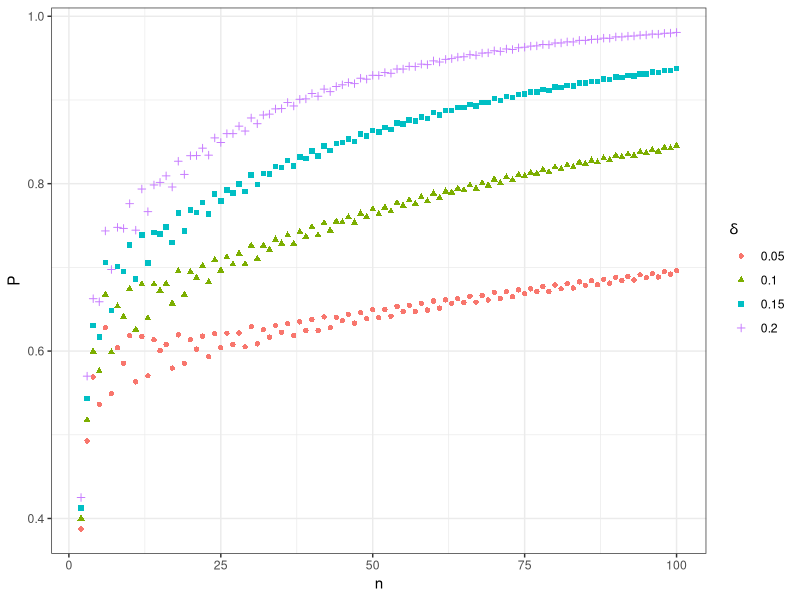
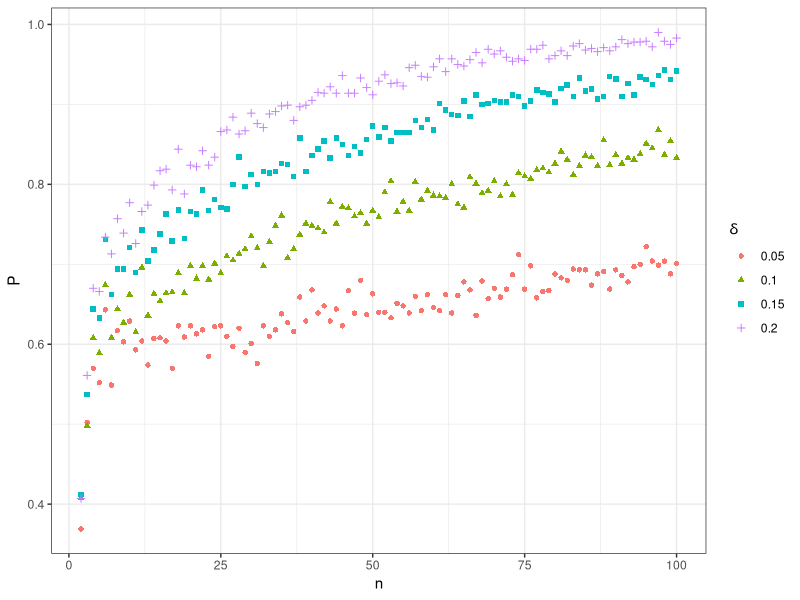
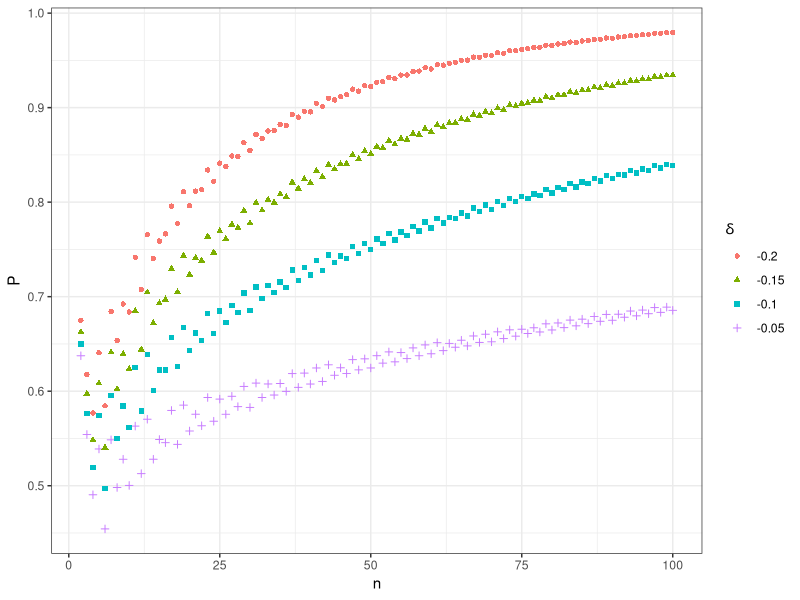
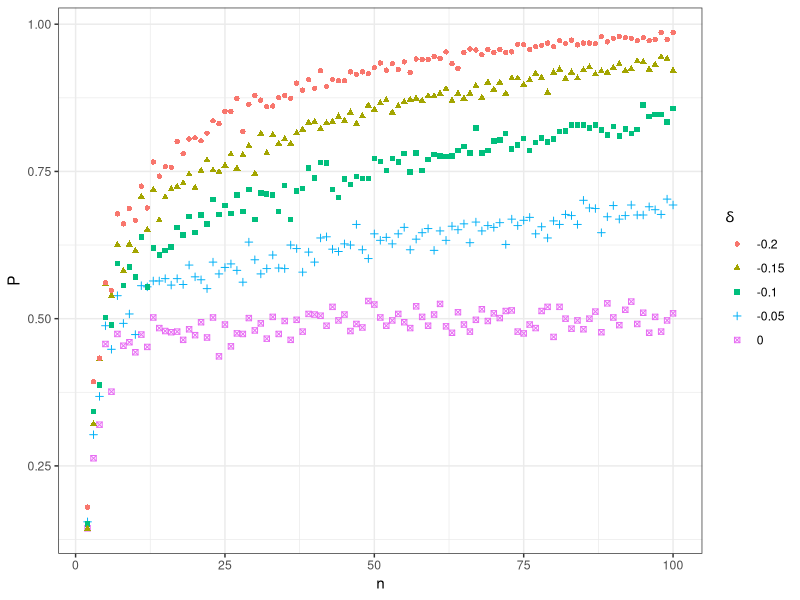

Generate these figures, in order, with R:
################################# INTRODUCTION #################################

# A script to work out the probability that we classify switchers correctly.

# The propensity score is estimated by the cell mean
# sum(D_i * 1(X_i = x, Z_i = z)) / sum(1(X_i = x, Z_i = z))

# The first stage is specified as D = 1{a + dZ >= V} with V normally distributed
# p(x, 1) = pnorm(a + d)
# p(x, 0) = pnorm(a)

# We fix n (number of observations with X = x), Pr(Z = 1|X = x), a and d. We 
# then work out the probability that switchers are correctly classified.

################################# FRONT MATTER #################################

rm(list=ls())
gc()

library(dplyr)
library(tidyr)
library(ggplot2)
library(xtable)

################################### FUNCTIONS ##################################

get_prob_correct <- function(k, n_Z0, n_Z1, a, d){
  
  # k is the number of D = 1 observations with Z = 0
  # n_Z0, n_Z1 are the numbers of observations with Z = 0 and Z = 1
  # a and d are propensity score parameters (p(x,z) = pnorm(a + dZ))
  
  # Given n_Z0 observations with Z = 0 and n_Z1 with Z = 1, the function returns
  # the joint probability that
  # i) there are k observations with D = 1 and Z = 0
  # ii) sum(D * Z) / n_Z1 >= k / n_Z0
  # (i.e. the sample average of D with Z = 1 weakly exceeds the Z = 0 average)
  # Rearranging, this inequality holds if
  # sum(D * Z) >= k * n_Z1 / n_Z0 -> d_Z1 >= floor(d_Z0 * n_Z1 / n_Z0)
  # as all numbers are integers.
  
  return(
    pbinom(floor((k - 0.00001) * n_Z1 / n_Z0), n_Z1, pnorm(a + d), 
           lower.tail = FALSE) * 
      dbinom(k, n_Z0, pnorm(a)))
  
}

################################### COMPLIERS ##################################

# The case where d > 0, so that switchers are compliers. 
delta <- c(0, 0.05, 0.1, 0.15, 0.2)
a <- 0 
d <- qnorm(pnorm(a) + delta) - a
p_Z1 <- 1 / 2 # Pr(Z = 1|X)

n <- seq(2, 100) # possible sample sizes
P_correct <- matrix(0, length(n), length(d))

for (l in 1:length(d)){
  
  for (i in 1:length(n)){
    
    # loop over sample sizes
    
    # enumerate possible combinations of Z = 1 and Z = 0 
    n_Z1 <- seq(0, n[i]) # observations with Z = 1
    n_Z0 <- n[i] - n_Z1 # observations with Z = 0
    P_temp <- rep(0, n[i] - 1)
    
    # convention: if we have 0 observations with Z = 0 or Z = 1, then the cell is
    # zeroed out. 
    
    for (j in 2:n[i]){
      
      # i fixes n_Z0 and n_Z1
      # loop over the number of D = 1 draws for Z = 0
      P_temp[j - 1] <- sum(sapply(0:n_Z0[j],
                                  get_prob_correct,
                                  n_Z0 = n_Z0[j],
                                  n_Z1 = n_Z1[j],
                                  a = a,
                                  d = d[l])) * dbinom(n_Z1[j], n[i], p_Z1)
      
    }
    
    P_correct[i, l] <- sum(P_temp)
    
  }
  
}

plot_data <- matrix(0, length(n) * length(d), 3)
plot_data[, 1] <- c(P_correct)
plot_data[, 2] <- rep(n, 5)
plot_data[, 3] <- rep(delta, each = length(n))
plot_data <- data.frame(plot_data)
names(plot_data) <- c("P", "n", "switchers")

plot_data %>% dplyr::filter(switchers > 0) %>% ggplot() +
  geom_point(aes(x = n, 
                 y = P, 
                 col = as.factor(switchers), 
                 shape = as.factor(switchers))) +
  theme_bw() +
  labs(color = expression(delta),
       shape = expression(delta))

############################ VALIDATE BY SIMULATION ############################

sims <- 1000
sim_correct <- matrix(0, length(n), length(d))

for (l in 1:length(d)){
  # loop over parameter values
  
  for (i in 1:length(n)){
    # loop over sample sizes
    
    for (s in 1:sims){
      
      Z <- rbinom(n[i], 1, p_Z1)
      V <- rnorm(n[i])
      D <- (a + d[l] * Z >= V) 
      
      if (sum(Z) > 0 & sum(1 - Z > 0)){
        
        sim_correct[i, l] <- sim_correct[i, l] + 
          as.numeric(sum(D * Z) / sum(Z) >= sum(D * (1 - Z)) / sum(1 - Z))
        
      }
      
      
    }
    
  }
  
}

sim_correct <- sim_correct / sims

sim_plot_data <- matrix(0, length(n) * length(d), 3)
sim_plot_data[, 1] <- c(sim_correct)
sim_plot_data[, 2] <- rep(n, 5)
sim_plot_data[, 3] <- rep(delta, each = length(n))
sim_plot_data <- data.frame(sim_plot_data)
names(sim_plot_data) <- c("P", "n", "switchers")

sim_plot_data %>% dplyr::filter(switchers > 0) %>% ggplot() +
  geom_point(aes(x = n, 
                 y = P, 
                 col = as.factor(switchers), 
                 shape = as.factor(switchers))) +
  theme_bw() +
  labs(color = expression(delta),
       shape = expression(delta))

#################################### DEFIERS ###################################

# The case where d < 0, so that switchers are defiers. 
delta <- - c(0, 0.05, 0.1, 0.15, 0.2)
a <- 0 
d <- qnorm(pnorm(a) + delta) - a
p_Z1 <- 1 / 2 # Pr(Z = 1|X)

n <- seq(2, 100) # possible sample sizes
P_correct <- matrix(0, length(n), length(d))

for (l in 1:length(d)){
  
  for (i in 1:length(n)){
    
    # loop over sample sizes
    
    # enumerate possible combinations of Z = 1 and Z = 0 
    n_Z1 <- seq(0, n[i]) # observations with Z = 1
    n_Z0 <- n[i] - n_Z1 # observations with Z = 0
    P_temp <- rep(0, n[i] - 1)
    
    # convention: if we have 0 observations with Z = 0 or Z = 1, then the cell is
    # zeroed out. 
    
    for (j in 2:n[i]){
      
      # i fixes n_Z0 and n_Z1
      # loop over the number of D = 1 draws for Z = 0
      P_temp[j - 1] <- sum(sapply(0:n_Z0[j],
                                  get_prob_correct,
                                  n_Z0 = n_Z0[j],
                                  n_Z1 = n_Z1[j],
                                  a = a,
                                  d = d[l])) * dbinom(n_Z1[j], n[i], p_Z1)
      
    }
    
    P_correct[i, l] <- 1 - sum(P_temp)
    
  }
  
}

plot_data <- matrix(0, length(n) * length(d), 3)
plot_data[, 1] <- c(P_correct)
plot_data[, 2] <- rep(n, 5)
plot_data[, 3] <- rep(delta, each = length(n))
plot_data <- data.frame(plot_data)
names(plot_data) <- c("P", "n", "switchers")

plot_data %>% dplyr::filter(switchers < 0) %>% ggplot() +
  geom_point(aes(x = n, 
                 y = P, 
                 col = as.factor(switchers), 
                 shape = as.factor(switchers))) +
  theme_bw() +
  labs(color = expression(delta),
       shape = expression(delta))

############################ VALIDATE BY SIMULATION ############################

sims <- 1000
sim_correct <- matrix(0, length(n), length(d))

for (l in 1:length(d)){
  # loop over parameter values
  
  for (i in 1:length(n)){
    # loop over sample sizes
    
    for (s in 1:sims){
      
      Z <- rbinom(n[i], 1, p_Z1)
      V <- rnorm(n[i])
      D <- (a + d[l] * Z >= V) 
      
      if (sum(Z) > 0 & sum(1 - Z > 0)){
        
        sim_correct[i, l] <- sim_correct[i, l] + 
          as.numeric(sum(D * Z) / sum(Z) < sum(D * (1 - Z)) / sum(1 - Z))
        
      }
      
      
    }
    
  }
  
}

sim_correct <- sim_correct / sims

sim_plot_data <- matrix(0, length(n) * length(d), 3)
sim_plot_data[, 1] <- c(sim_correct)
sim_plot_data[, 2] <- rep(n, 5)
sim_plot_data[, 3] <- rep(delta, each = length(n))
sim_plot_data <- data.frame(sim_plot_data)
names(sim_plot_data) <- c("P", "n", "switchers")

sim_plot_data %>% ggplot() +
  geom_point(aes(x = n, 
                 y = P, 
                 col = as.factor(switchers), 
                 shape = as.factor(switchers))) +
  theme_bw() +
  labs(color = expression(delta),
       shape = expression(delta))

########################### COMPLIERS FOR SPECIFIC N ###########################

# The case where d > 0, so that switchers are compliers. 
delta <- c(0, 0.05, 0.1, 0.15, 0.2)
a <- 0 
d <- qnorm(pnorm(a) + delta) - a
p_Z1 <- 1 / 2 # Pr(Z = 1|X)

n <- c(50, 100, 200, 400) # possible sample sizes
P_correct <- matrix(0, length(n), length(d))

for (l in 1:length(d)){
  
  for (i in 1:length(n)){
    
    # loop over sample sizes
    
    # enumerate possible combinations of Z = 1 and Z = 0 
    n_Z1 <- seq(0, n[i]) # observations with Z = 1
    n_Z0 <- n[i] - n_Z1 # observations with Z = 0
    P_temp <- rep(0, n[i] - 1)
    
    # convention: if we have 0 observations with Z = 0 or Z = 1, then the cell is
    # zeroed out. 
    
    for (j in 2:n[i]){
      
      # i fixes n_Z0 and n_Z1
      # loop over the number of D = 1 draws for Z = 0
      P_temp[j - 1] <- sum(sapply(0:n_Z0[j],
                                  get_prob_correct,
                                  n_Z0 = n_Z0[j],
                                  n_Z1 = n_Z1[j],
                                  a = a,
                                  d = d[l])) * dbinom(n_Z1[j], n[i], p_Z1)
      
    }
    
    P_correct[i, l] <- sum(P_temp)
    
  }
  
}

colnames(P_correct) <- delta
rownames(P_correct) <- n
P_correct
P_correct_compliers <- P_correct

############################ DEFIERS FOR SPECIFIC N ############################

# The case where d < 0, so that switchers are defiers. 
delta <- - c(0, 0.05, 0.1, 0.15, 0.2)
a <- 0 
d <- qnorm(pnorm(a) + delta) - a
p_Z1 <- 1 / 2 # Pr(Z = 1|X)

n <- c(50, 100, 200, 400) # possible sample sizes
P_correct <- matrix(0, length(n), length(d))

for (l in 1:length(d)){
  
  for (i in 1:length(n)){
    
    # loop over sample sizes
    
    # enumerate possible combinations of Z = 1 and Z = 0 
    n_Z1 <- seq(0, n[i]) # observations with Z = 1
    n_Z0 <- n[i] - n_Z1 # observations with Z = 0
    P_temp <- rep(0, n[i] - 1)
    
    # convention: if we have 0 observations with Z = 0 or Z = 1, then the cell is
    # zeroed out. 
    
    for (j in 2:n[i]){
      
      # i fixes n_Z0 and n_Z1
      # loop over the number of D = 1 draws for Z = 0
      P_temp[j - 1] <- sum(sapply(0:n_Z0[j],
                                  get_prob_correct,
                                  n_Z0 = n_Z0[j],
                                  n_Z1 = n_Z1[j],
                                  a = a,
                                  d = d[l])) * dbinom(n_Z1[j], n[i], p_Z1)
      
    }
    
    P_correct[i, l] <- 1 - sum(P_temp)
    
  }
  
}

colnames(P_correct) <- delta
rownames(P_correct) <- n
P_correct

P_correct_defiers <- P_correct

############################## MAKE A MASTER TABLE #############################

# combine both sets of results
K <- length(delta)
P_correct <- cbind(P_correct_defiers, P_correct_compliers)
P_correct <- P_correct[, c(2:K, (K + 2):(2 * K))]
P_correct <- P_correct[, c((K - 1):1,K:(2 * (K - 1)))]

# add a column for the probability that all are correct
apply(P_correct, 1, prod)
P_correct <- cbind(P_correct, apply(P_correct, 1, prod))
xtable(P_correct, digits = 3)

# replace with averages
temp <- matrix(0, length(n), K - 1)
for (i in 1:length(n)){
  for (j in 1:(K - 1)){
    temp[i, j] <- (P_correct[i, j] + P_correct[i, 2 * (K - 1) + 1 - j]) / 2
  }
}
temp <- temp[, (K - 1):1]
rownames(temp) <- n
colnames(temp) <- -1 * delta[2:K]
temp <- cbind(temp, P_correct[, 2 * (K - 1) + 1])
xtable(temp, digits = 3)

xtable(1 - temp, digits = 3)
